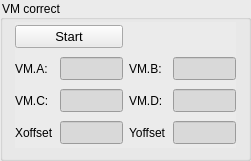
   <widget class="QGroupBox" name="groupBox_VM">
    <property name="geometry">
     <rect>
      <x>140</x>
      <y>20</y>
      <width>251</width>
      <height>161</height>
     </rect>
    </property>
    <property name="styleSheet">
     <string notr="true">background-color: rgb(235, 235, 235);</string>
    </property>
    <property name="title">
     <string>VM correct</string>
    </property>
    <widget class="QWidget" name="layoutWidget">
     <property name="geometry">
      <rect>
       <x>15</x>
       <y>22</y>
       <width>221</width>
       <height>126</height>
      </rect>
     </property>
     <layout class="QGridLayout" name="gridLayout_5">
      <item row="0" column="0" colspan="2">
       <widget class="QPushButton" name="pushButton_5">
        <property name="font">
         <font>
          <pointsize>10</pointsize>
         </font>
        </property>
        <property name="text">
         <string>Start</string>
        </property>
       </widget>
      </item>
      <item row="1" column="0">
       <widget class="QLabel" name="label_133">
        <property name="font">
         <font>
          <family>Arial</family>
          <pointsize>9</pointsize>
          <weight>50</weight>
          <bold>false</bold>
         </font>
        </property>
        <property name="text">
         <string>VM.A:</string>
        </property>
       </widget>
      </item>
      <item row="1" column="1">
       <widget class="QLineEdit" name="lineEdit_VM_A">
        <property name="font">
         <font>
          <family>Arial</family>
          <pointsize>10</pointsize>
          <weight>50</weight>
          <bold>false</bold>
         </font>
        </property>
        <property name="mouseTracking">
         <bool>true</bool>
        </property>
        <property name="styleSheet">
         <string notr="true">background-color: rgb(217, 217, 217);</string>
        </property>
        <property name="text">
         <string/>
        </property>
       </widget>
      </item>
      <item row="1" column="2">
       <widget class="QLabel" name="label_134">
        <property name="font">
         <font>
          <family>Arial</family>
          <pointsize>9</pointsize>
          <weight>50</weight>
          <bold>false</bold>
         </font>
        </property>
        <property name="text">
         <string>VM.B:</string>
        </property>
       </widget>
      </item>
      <item row="1" column="3">
       <widget class="QLineEdit" name="lineEdit_VM_B">
        <property name="font">
         <font>
          <family>Arial</family>
          <pointsize>10</pointsize>
          <weight>50</weight>
          <bold>false</bold>
         </font>
        </property>
        <property name="styleSheet">
         <string notr="true">background-color: rgb(217, 217, 217);</string>
        </property>
       </widget>
      </item>
      <item row="2" column="0">
       <widget class="QLabel" name="label_137">
        <property name="font">
         <font>
          <family>Arial</family>
          <pointsize>9</pointsize>
          <weight>50</weight>
          <bold>false</bold>
         </font>
        </property>
        <property name="text">
         <string>VM.C:</string>
        </property>
       </widget>
      </item>
      <item row="2" column="1">
       <widget class="QLineEdit" name="lineEdit_VM_C">
        <property name="font">
         <font>
          <family>Arial</family>
          <pointsize>10</pointsize>
          <weight>50</weight>
          <bold>false</bold>
         </font>
        </property>
        <property name="mouseTracking">
         <bool>true</bool>
        </property>
        <property name="styleSheet">
         <string notr="true">background-color: rgb(217, 217, 217);</string>
        </property>
        <property name="text">
         <string/>
        </property>
       </widget>
      </item>
      <item row="2" column="2">
       <widget class="QLabel" name="label_136">
        <property name="font">
         <font>
          <family>Arial</family>
          <pointsize>9</pointsize>
          <weight>50</weight>
          <bold>false</bold>
         </font>
        </property>
        <property name="text">
         <string>VM.D:</string>
        </property>
       </widget>
      </item>
      <item row="2" column="3">
       <widget class="QLineEdit" name="lineEdit_VM_D">
        <property name="font">
         <font>
          <family>Arial</family>
          <pointsize>10</pointsize>
          <weight>50</weight>
          <bold>false</bold>
         </font>
        </property>
        <property name="styleSheet">
         <string notr="true">background-color: rgb(217, 217, 217);</string>
        </property>
       </widget>
      </item>
      <item row="3" column="0">
       <widget class="QLabel" name="label_138">
        <property name="font">
         <font>
          <family>Arial</family>
          <pointsize>9</pointsize>
          <weight>50</weight>
          <bold>false</bold>
         </font>
        </property>
        <property name="text">
         <string>Xoffset</string>
        </property>
       </widget>
      </item>
      <item row="3" column="1">
       <widget class="QLineEdit" name="lineEdit_VM_X">
        <property name="font">
         <font>
          <family>Arial</family>
          <pointsize>10</pointsize>
          <weight>50</weight>
          <bold>false</bold>
         </font>
        </property>
        <property name="styleSheet">
         <string notr="true">background-color: rgb(217, 217, 217);</string>
        </property>
       </widget>
      </item>
      <item row="3" column="2">
       <widget class="QLabel" name="label_139">
        <property name="font">
         <font>
          <family>Arial</family>
          <pointsize>9</pointsize>
          <weight>50</weight>
          <bold>false</bold>
         </font>
        </property>
        <property name="text">
         <string>Yoffset</string>
        </property>
       </widget>
      </item>
      <item row="3" column="3">
       <widget class="QLineEdit" name="lineEdit_VM_Y">
        <property name="font">
         <font>
          <family>Arial</family>
          <pointsize>10</pointsize>
          <weight>50</weight>
          <bold>false</bold>
         </font>
        </property>
        <property name="styleSheet">
         <string notr="true">background-color: rgb(217, 217, 217);</string>
        </property>
       </widget>
      </item>
     </layout>
    </widget>
    <zorder>layoutWidget</zorder>
    <zorder>groupBox_IQ</zorder>
   </widget>
